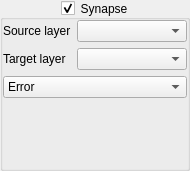
<?xml version="1.0" encoding="UTF-8"?>
<ui version="4.0">
 <class>SynapseConfig</class>
 <widget class="QGroupBox" name="SynapseConfig">
  <property name="geometry">
   <rect>
    <x>0</x>
    <y>0</y>
    <width>190</width>
    <height>161</height>
   </rect>
  </property>
  <property name="windowTitle">
   <string>SynapseConfig</string>
  </property>
  <property name="title">
   <string>Synapse</string>
  </property>
  <property name="alignment">
   <set>Qt::AlignCenter</set>
  </property>
  <property name="checkable">
   <bool>true</bool>
  </property>
  <layout class="QVBoxLayout" name="verticalLayout">
   <property name="leftMargin">
    <number>0</number>
   </property>
   <property name="topMargin">
    <number>0</number>
   </property>
   <property name="rightMargin">
    <number>0</number>
   </property>
   <property name="bottomMargin">
    <number>0</number>
   </property>
   <item>
    <widget class="QWidget" name="panel" native="true">
     <layout class="QVBoxLayout" name="verticalLayout_2">
      <property name="leftMargin">
       <number>0</number>
      </property>
      <property name="topMargin">
       <number>0</number>
      </property>
      <property name="rightMargin">
       <number>0</number>
      </property>
      <property name="bottomMargin">
       <number>0</number>
      </property>
      <item>
       <layout class="QFormLayout" name="formLayout">
        <item row="0" column="0">
         <widget class="QLabel" name="sourceLayerLabel">
          <property name="text">
           <string>Source layer</string>
          </property>
         </widget>
        </item>
        <item row="0" column="1">
         <widget class="QComboBox" name="cmbSource"/>
        </item>
        <item row="1" column="0">
         <widget class="QLabel" name="targetLayerLabel">
          <property name="text">
           <string>Target layer</string>
          </property>
         </widget>
        </item>
        <item row="1" column="1">
         <widget class="QComboBox" name="cmbTarget"/>
        </item>
       </layout>
      </item>
      <item>
       <widget class="QComboBox" name="cmbSynapse">
        <property name="currentIndex">
         <number>0</number>
        </property>
        <item>
         <property name="text">
          <string>Error</string>
         </property>
        </item>
       </widget>
      </item>
      <item>
       <layout class="QHBoxLayout" name="horizontalLayout">
        <item>
         <spacer name="horizontalSpacer">
          <property name="orientation">
           <enum>Qt::Horizontal</enum>
          </property>
          <property name="sizeHint" stdset="0">
           <size>
            <width>40</width>
            <height>20</height>
           </size>
          </property>
         </spacer>
        </item>
        <item>
         <widget class="QLabel" name="lblSynapse">
          <property name="minimumSize">
           <size>
            <width>64</width>
            <height>64</height>
           </size>
          </property>
          <property name="maximumSize">
           <size>
            <width>64</width>
            <height>64</height>
           </size>
          </property>
          <property name="text">
           <string/>
          </property>
          <property name="scaledContents">
           <bool>true</bool>
          </property>
          <property name="alignment">
           <set>Qt::AlignCenter</set>
          </property>
         </widget>
        </item>
        <item>
         <spacer name="horizontalSpacer_2">
          <property name="orientation">
           <enum>Qt::Horizontal</enum>
          </property>
          <property name="sizeHint" stdset="0">
           <size>
            <width>40</width>
            <height>20</height>
           </size>
          </property>
         </spacer>
        </item>
       </layout>
      </item>
     </layout>
    </widget>
   </item>
  </layout>
 </widget>
 <layoutdefault spacing="6" margin="11"/>
 <resources/>
 <connections/>
</ui>
